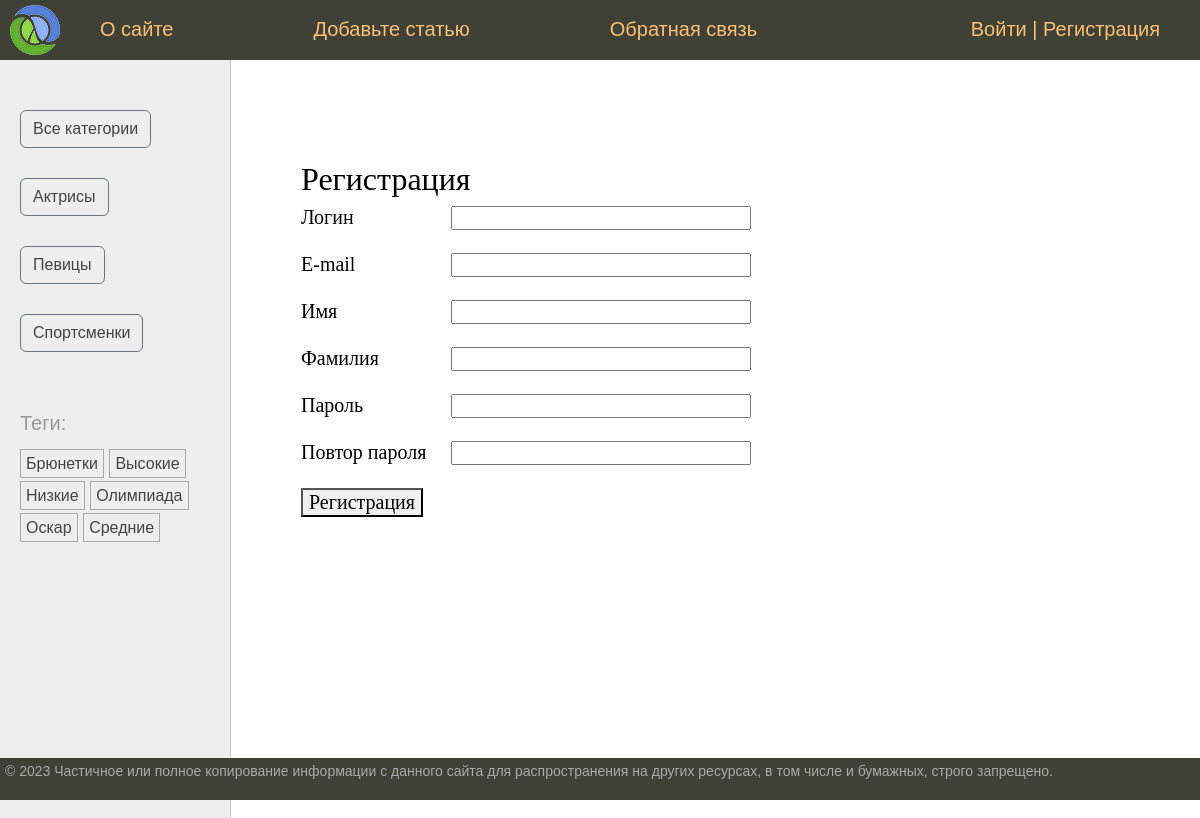
The page /users/register/ on the database its author committed.
### women/models.py (models this page shows, shortened)
class Category(models.Model):
    class Meta:
        verbose_name = "категорию"
        verbose_name_plural = "Категории"
    name = models.CharField(max_length=100, db_index=True, verbose_name="Категория")
    slug = models.SlugField(max_length=255, unique=True, db_index=True)
    def get_absolute_url(self):
        return reverse('category', kwargs={'cat_slug': self.slug})

class TagPost(models.Model):
    tag = models.CharField(max_length=100, db_index=True)
    slug = models.SlugField(max_length=255, unique=True, db_index=True)
    def get_absolute_url(self):
        return reverse('tag', kwargs={'tag_slug': self.slug})

### users/views.py (the view)
# urls.py: path("register/", views.RegisterUser.as_view(), name='register'),
class RegisterUser(CreateView):
    form_class = RegisterUserForm
    template_name = 'users/register.html'
    extra_context = {'title': "Регистрация"}
    success_url = reverse_lazy('users:login')

### users/forms.py (shortened to what this page needs)
class RegisterUserForm(UserCreationForm):
    username = forms.CharField(label='Логин', widget=forms.TextInput(attrs={'class': 'form-input'}))
    password1 = forms.CharField(label='Пароль', widget=forms.PasswordInput(attrs={'class': 'form-input'}))
    password2 = forms.CharField(label='Повтор пароля', widget=forms.PasswordInput(attrs={'class': 'form-input'}))
    class Meta:
        model = get_user_model()
        fields = ['username', 'email', 'first_name', 'last_name', 'password1', 'password2']
        labels = {'email': 'E-mail', 'first_name': "Имя", 'last_name': "Фамилия"}
        widgets = {'email': forms.TextInput(attrs={'class': 'form-input'}),
                   'first_name': forms.TextInput(attrs={'class': 'form-input'}),
                   'last_name': forms.TextInput(attrs={'class': 'form-input'})}

### users/context_processors.py (called while the page is built)
def get_women_context(request):
    return {'mainmenu': menu}

### women/templatetags/women_tags.py (called while the page is built)
@register.inclusion_tag('women/list_categories.html')
def show_categories(cat_selected=0):
    cats = Category.objects.annotate(total=Count("posts")).filter(total__gt=0)
    return {'cats': cats, 'cat_selected': cat_selected}

@register.inclusion_tag('women/list_tags.html')
def show_all_tags():
    return {'tags': TagPost.objects.annotate(total=Count("tags")).filter(total__gt=0)}

### users/templates/users/register.html (shortened to what this page needs)
{% extends 'base.html' %}
{% block content %}
<h1>Регистрация</h1>
<form METHOD="post">
    {% for f in form %}
    <p><label class="form-label" for="{{ f.id_for_label }}">{{ f.label }}</label>{{ f }}</p>
    {% endfor %}
    <p><button type="submit">Регистрация</button></p>
</form>
{% endblock %}

### women/templates/women/list_categories.html
{% for cat in cats %}
{% if cat.id == cat_selected %}
<li class="btn btn-outline-secondary disabled">{{ cat.name }}</li>
{% else %}
<li><a class="btn btn-outline-secondary" href="{{ cat.get_absolute_url }}" role="button">{{ cat.name }}</a></li>
{% endif %}
{% endfor %}

### women/templates/women/list_tags.html
{% if tags %}
    <p>Теги:</p>
    <ul class="tags-list">
        {% for t in tags %}
        <li><a href="{{t.get_absolute_url}}">{{t.tag}}</a></li>
        {% endfor %}
</ul>
{% endif %}

### rows shown on the page
Category: name "Актрисы"
Category: name "Певицы"
Category: name "Спортсменки"
TagPost: tag "Брюнетки"
TagPost: tag "Высокие"
TagPost: tag "Низкие"
TagPost: tag "Олимпиада"
TagPost: tag "Оскар"
TagPost: tag "Средние"

### other values the page prints
{{ m.title }} "О сайте" "Добавьте статью" "Обратная связь"
{{ f.label }} "Логин" "E-mail" "Имя" "Фамилия" "Пароль" "Повтор пароля"
